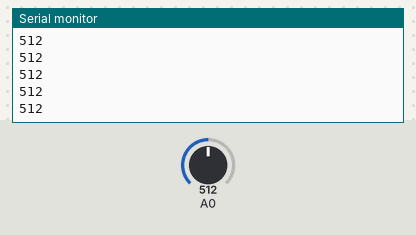
The sketch below on a simulated Arduino Uno, built with avr-gcc and run on an emulated ATmega328P. On the bench: the last lines printed to the serial monitor. The test bench sets the inputs (shaded band); at power-on: A0 = 512.

Above: at 1.2 s.
1.3 s: A0 set to 716
At 2.0 s:
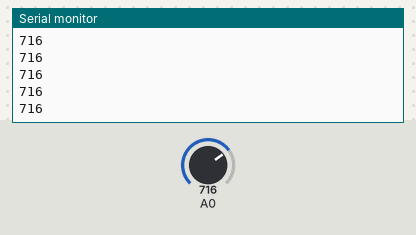
2.8 s: A0 set to 900
At 3.5 s:
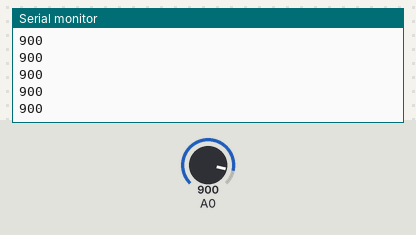
Timing chart, 0 to 5.8 s (numbered marks = the images above; inputs shaded):
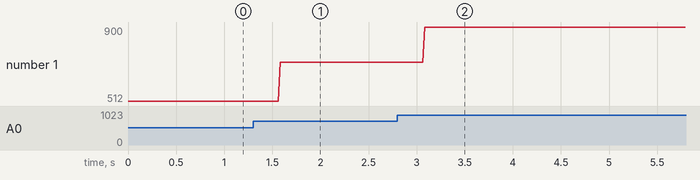

Measured:
- after the input at 1.3 s, the serial monitor: prints a new line after 0.28 s (image 1)
- after the input at 2.8 s, the serial monitor: prints a new line after 0.28 s (image 2)
- plotted number 1: 512 → 716 after the input at 1.3 s, 716 → 900 after the input at 2.8 s

The sketch:

DelaySwitchCheck.ino
```cpp
void setup() {
  // put your setup code here, to run once:
  pinMode(A0, INPUT);
  Serial.begin(2400);
}

void loop() {
  // put your main code here, to run repeatedly:
  analogRead(A0);
  Serial.println(analogRead(A0));
}
```
